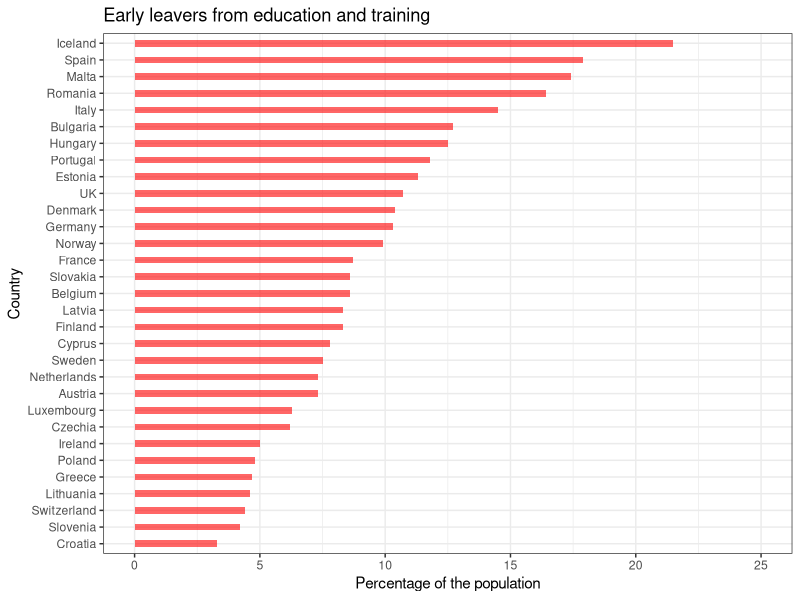
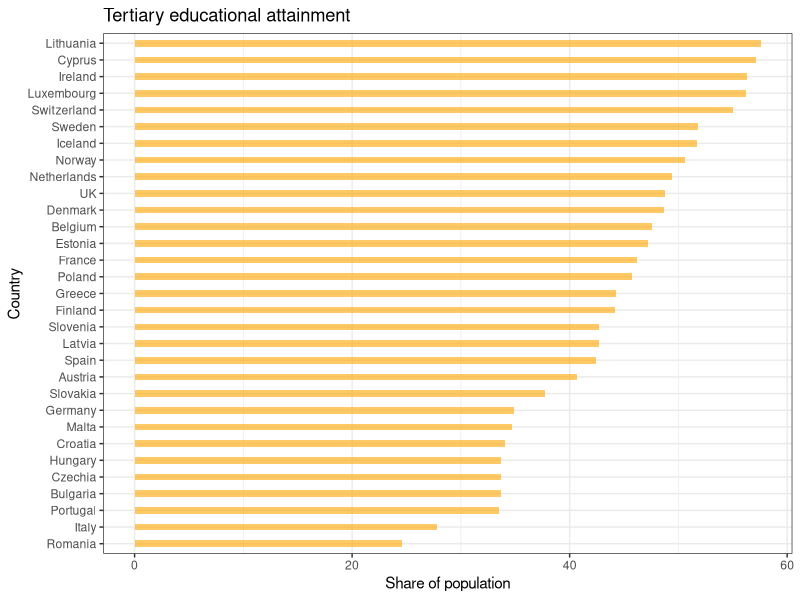
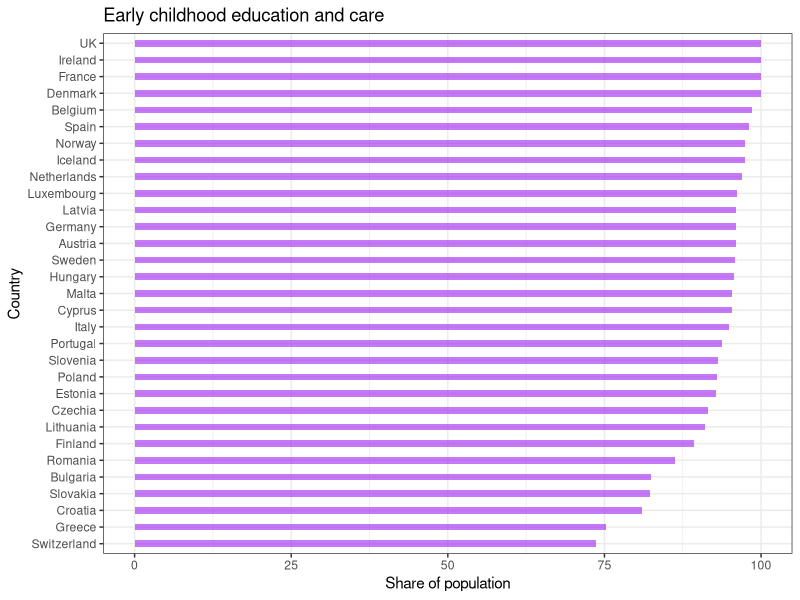
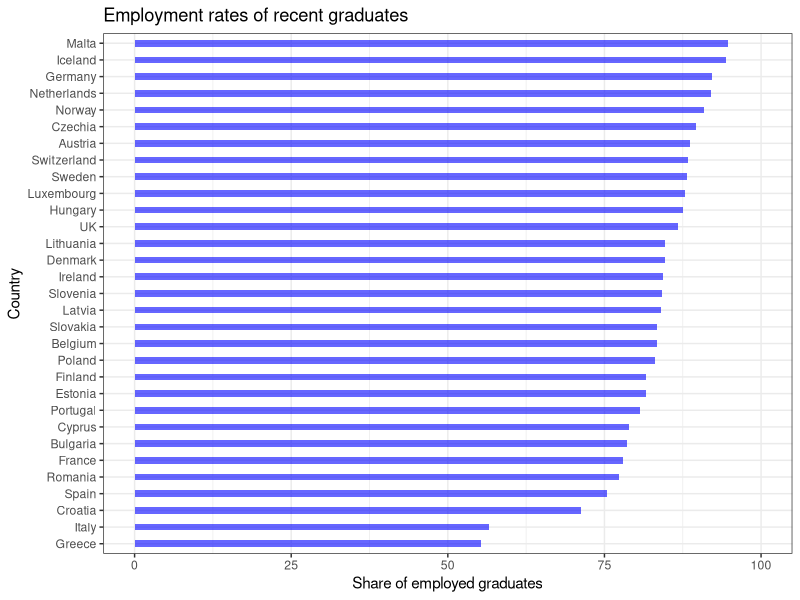
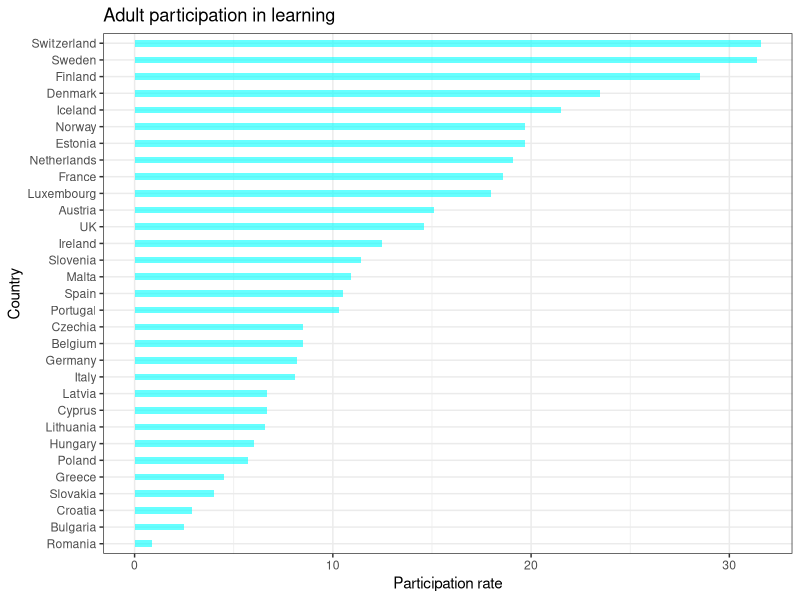
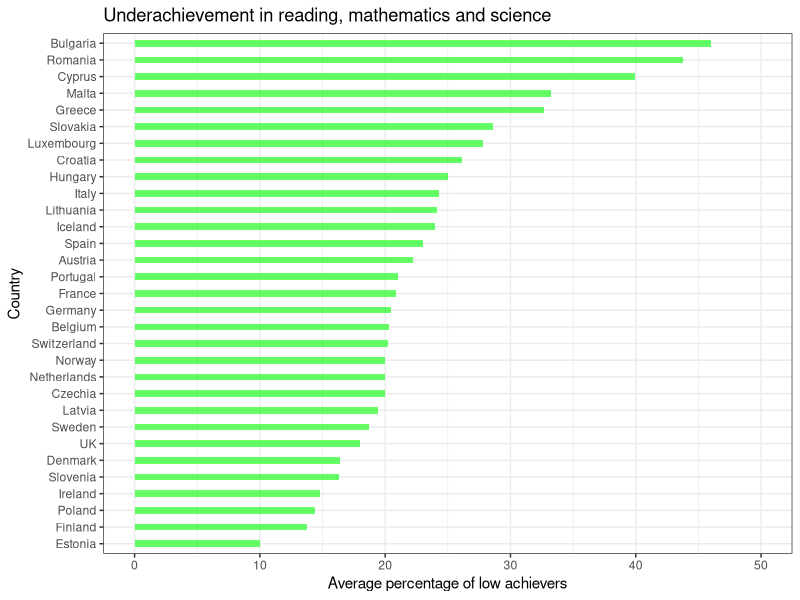

R code for these plots, in order:
library("readxl")
data <- read_excel("data.xlsx", sheet = "2018")
View(data)

library(forcats)
library(ggplot2)
library(tidyverse)

data %>%
  mutate(name = fct_reorder(data$Country, data$Y1)) %>%
  ggplot(aes(x = reorder(data$Country, data$Y1), y = data$Y1)) +
  geom_bar(stat = "identity", fill = "red", alpha = .6, width = .4) +
  coord_flip() +
  xlab("Country") +
  ylab("Percentage of the population") +
  theme_bw() +
  ggtitle("Early leavers from education and training") +
  ylim(0, 25)

data %>%
  mutate(name = fct_reorder(data$Country, data$Y2)) %>%
  ggplot(aes(x = reorder(data$Country, data$Y2), y = data$Y2)) +
  geom_bar(stat = "identity", fill = "orange", alpha = .6, width = .4) +
  coord_flip() +
  xlab("Country") +
  ylab("Share of population") +
  ggtitle("Tertiary educational attainment") +
  theme_bw()

data %>%
  mutate(name = fct_reorder(data$Country, data$Y3)) %>%
  ggplot(aes(x = reorder(data$Country, data$Y3), y = data$Y3)) +
  geom_bar(stat = "identity", fill = "purple", alpha = .6, width = .4) +
  coord_flip() +
  xlab("Country") +
  ylab("Share of population") +
  ggtitle("Early childhood education and care") +
  theme_bw()

data %>%
  mutate(name = fct_reorder(data$Country, data$Y4)) %>%
  ggplot(aes(x = reorder(data$Country, data$Y4), y = data$Y4)) +
  geom_bar(stat = "identity", fill = "blue", alpha = .6, width = .4) +
  coord_flip() +
  xlab("Country") +
  ylab("Share of employed graduates") +
  ggtitle("Employment rates of recent graduates") +
  theme_bw() +
  ylim(0, 100)

data %>%
  mutate(name = fct_reorder(data$Country, data$Y5)) %>%
  ggplot(aes(x = reorder(data$Country, data$Y5), y = data$Y5)) +
  geom_bar(stat = "identity", fill = "cyan", alpha = .6, width = .4) +
  coord_flip() +
  xlab("Country") +
  ylab("Participation rate") +
  ggtitle("Adult participation in learning") +
  theme_bw()

data %>%
  mutate(name = fct_reorder(data$Country, data$Y6)) %>%
  ggplot(aes(x = reorder(data$Country, data$Y6), y = data$Y6)) +
  geom_bar(stat = "identity", fill = "green", alpha = .6, width = .4) +
  coord_flip() +
  xlab("Country") +
  ylab("Average percentage of low achievers") +
  ggtitle("Underachievement in reading, mathematics and science") +
  theme_bw() +
  ylim(0, 50)
